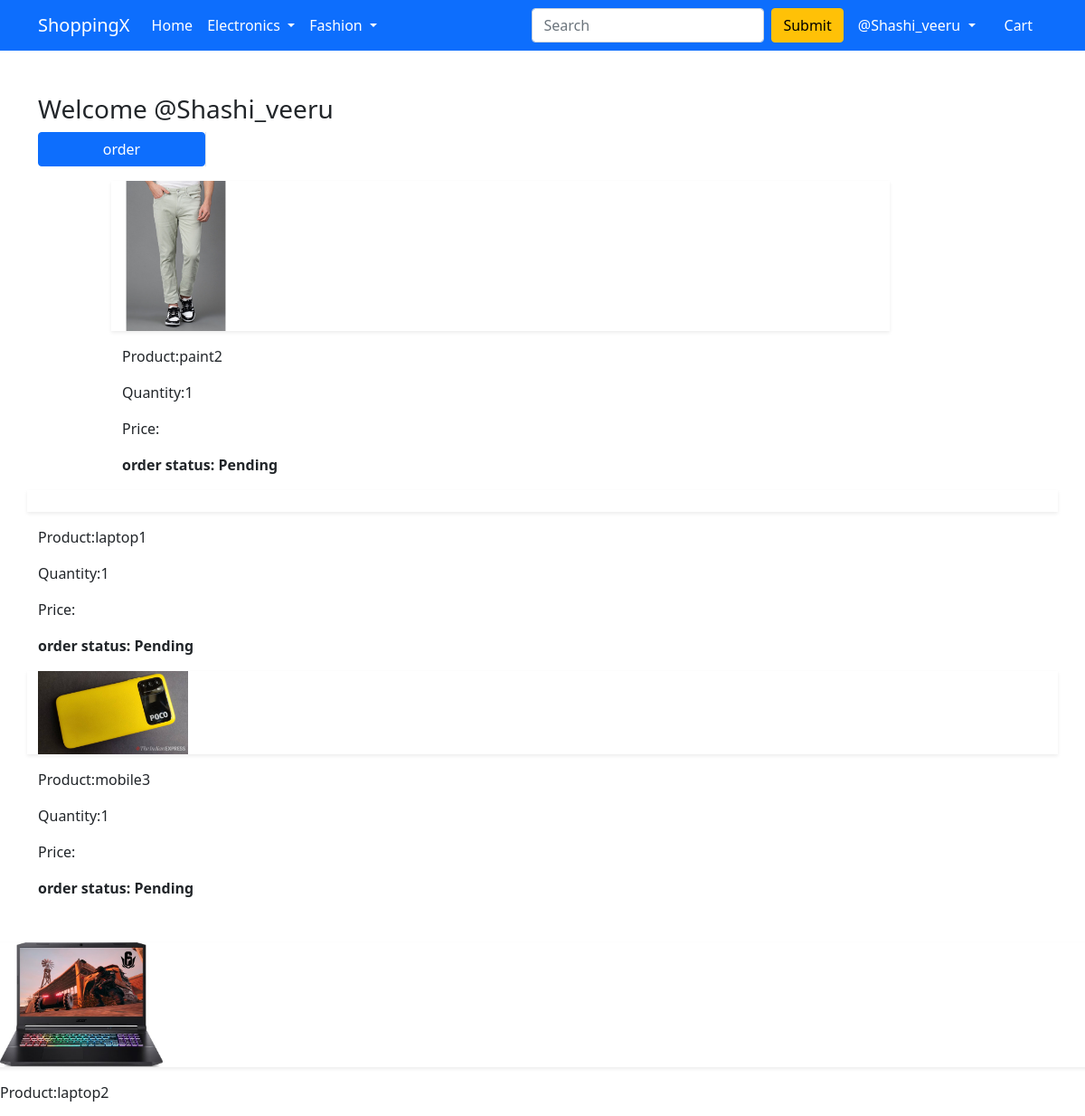
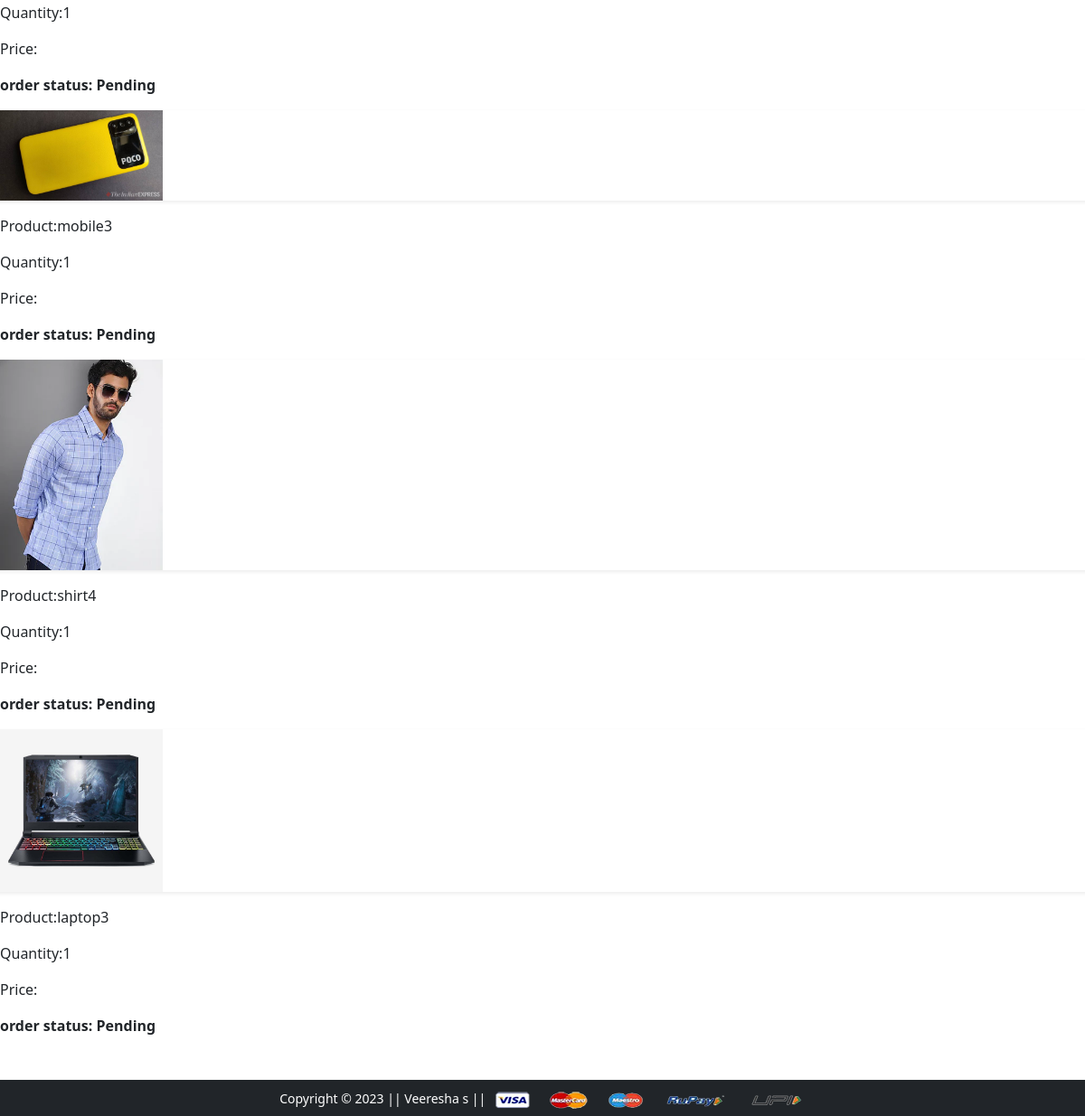
The app's page /orders/ (signed in) with its own data (2 pictures, top to bottom).
### app/models.py (models this page shows, shortened)
class OredrPlaced(models.Model):
    user = models.ForeignKey(User, on_delete=models.CASCADE)
    customer  = models.ForeignKey(Customer, on_delete=models.CASCADE)
    product = models.ForeignKey(Product, on_delete=models.CASCADE)
    quantity = models.PositiveIntegerField(default=1)
    orderd_date = models.DateTimeField(auto_now_add=True)
    status = models.CharField(max_length=50, choices=STATUS_CHOICES, default='Pending')

class Product(models.Model):
    title=models.CharField(max_length=100)
    selling_price = models.FloatField()
    discounted_price = models.FloatField()
    description = models.TextField()
    brand = models.CharField(max_length=100)
    category = models.CharField(choices=CATEGORY_CHOICES, max_length=50)
    product_image = models.ImageField(upload_to= 'productimg')

### app/views.py (the view)
# urls.py: path('orders/', views.orders, name='orders'),
def orders(request):
    op = OredrPlaced.objects.filter(user=request.user)
    return render(request, 'app/orders.html', {'order_placed':op})

### app/templates/app/orders.html (shortened to what this page needs)
{% extends 'app/base.html' %}
{% load static %}
{% block main-content %}
<div class="container my-5">
    <div class="now">
        <h3> Welcome <span class="text-capitalize">{{request.user}}</span></h3>
        <div class="col-sm-2 border-end">
            <ul class="list-unstyled">
                <li class="d-grid"><a href="{% url 'orders' %}" class='btn btn-primary'>order</a></li>
            </ul>
        </div>
        <div class="col-sm-9 offset-sm-1">
            {% for op in order_placed %}
            <div class="row shadow-sm mb-3">
                <div class='col-sm-2'><img src="{{op.product.product_image.url}}" alt="" srcset="" class="img-fluid" height="150"></div>
            </div>
            <div class="col-sm-7">
                <p>Product:{{op.product.title}}</p>
                <p>Quantity:{{op.quantity}} </p>
                <p>Price:{{op.total_cost}}</p>
            </div>
            <div class="col-sm-3 fw-bold">
                <p>order status: {{op.status}}</p>
            </div>
        </div>
        {% endfor %}
{% endblock main-content %}

### app/templates/app/base.html (shortened to what this page needs)
<!doctype html>
{% load static %}
<html lang="en">
  <head>
    <link href="https://cdn.jsdelivr.net/npm/bootstrap@5.0.0-beta1/dist/css/bootstrap.min.css" rel="stylesheet">
    <link rel="stylesheet" href="{% static 'app/css/owl.carousel.min.css' %}">
    <link rel="stylesheet" href="{% static 'app/css/all.min.css' %}">
    <link rel="stylesheet" href="{% static 'app/css/style.css' %}">
  </head>
  <body>
    <nav class="navbar navbar-expand-lg navbar-dark bg-primary">
     <div class="container">
       <a class="navbar-brand" href="/">ShoppingX</a>
       <div class="collapse navbar-collapse" id="navbarSupportedContent">
         <ul class="navbar-nav me-auto mb-2 mb-lg-0">
           <li class="nav-item">
             <a class="nav-link active" aria-current="page" href="/">Home</a>
           </li>
           <li class="nav-item dropdown">
             <a class="nav-link dropdown-toggle text-white" href="#" id="electronicsDropdown" role="button" data-bs-toggle="dropdown" aria-expanded="false">
               Electronics
             </a>
           </li>
           <li class="nav-item dropdown">
             <a class="nav-link dropdown-toggle text-white" href="#" id="fashionDropdown" role="button" data-bs-toggle="dropdown" aria-expanded="false">
               Fashion
             </a>
           </li>
         </ul>
         <form class="d-flex">
           <input class="form-control me-2" type="search" placeholder="Search" aria-label="Search">
           <button class="btn btn-warning" type="submit">Submit</button>
         </form>
         <div>
          <ul class="navbar-nav me-auto mb-2 mb-lg-0">
            {% if request.user.is_authenticated %}
           <li class="nav-item dropdown mx-2">
              <a class="nav-link dropdown-toggle text-white" href="#" id="profileDropdown" role="button" data-bs-toggle="dropdown" aria-expanded="false"><span class="text-capitalize">{{request.user}}</span> </a>
            </li>
            <li class="nav-item mx-2">
             <a href="{% url 'showcart' %}" class="nav-link text-white"> Cart </a>
            </li>
            {% endif %}
          </ul>
         </div>
       </div>
     </div>
    </nav>
    {% block main-content %} {% endblock main-content %}
    <footer class="container-fluid bg-dark text-center p-2 mt-5">
        <small class="text-white">Copyright &copy; 2023 || Veeresha s || </small>
        <img src="{% static 'app/images/payment.png' %}" alt="" srcset="" class="img-fluid" height="2px">
    </footer>
  </body>
</html>

### records on screen
OredrPlaced: product.product_image (picture), product "paint2", quantity "1", status "Pending"
OredrPlaced: product "laptop1", quantity "1", status "Pending"
OredrPlaced: product.product_image (picture), product "mobile3", quantity "1", status "Pending"
OredrPlaced: product.product_image (picture), product "laptop2", quantity "1", status "Pending"
OredrPlaced: product.product_image (picture), product "mobile3", quantity "1", status "Pending"
OredrPlaced: product.product_image (picture), product "shirt4", quantity "1", status "Pending"
OredrPlaced: product.product_image (picture), product "laptop3", quantity "1", status "Pending"

### other values on screen
{{ request.user }} "@Shashi_veeru"
